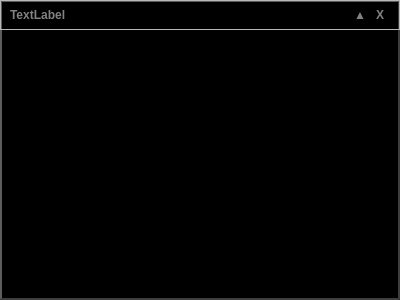
<?xml version="1.0" encoding="UTF-8"?>
<ui version="4.0">
 <class>ATCDialog</class>
 <widget class="QDialog" name="ATCDialog">
  <property name="geometry">
   <rect>
    <x>0</x>
    <y>0</y>
    <width>400</width>
    <height>300</height>
   </rect>
  </property>
  <property name="windowTitle">
   <string>Dialog</string>
  </property>
  <property name="styleSheet">
   <string notr="true">QDialog
{
	background-color: #000000;
}

QFrame#frameDialog
{
	background-color: #000000;
	border-style: outset;
	border-width: 2px;
	border-color: #3e3e3e;
}

QPushButton#buttonClose
{
	color: #828282;
	background-color: #000000;
	border-style: none;
	font: bold;
}

QPushButton#buttonClose::hover
{
	color: #ffffff;
	background-color: #000000;
	border-style: none;
	font: bold;
}

QPushButton#buttonMinMax
{
	color: #828282;
	background-color: #000000;
	border-style: none;
	font: bold;
}

QPushButton#buttonMinMax::hover
{
	color: #ffffff;
	background-color: #000000;
	border-style: none;
	font: bold;
}

QLabel#labelTitle
{
	color: #828282;
	font: bold;
}

QPushButton
{
	color: #c8c8c8;
	font: 12px;
	background-color: #000000;
	border-style: outset;
	border-width: 2px;
	border-color: #3e3e3e;
}

QPushButton::hover
{
	background-color: #2d2d2d;
}

QPushButton::pressed
{
	background-color: #3c3c3c;
}
</string>
  </property>
  <widget class="QFrame" name="frameDialog">
   <property name="geometry">
    <rect>
     <x>0</x>
     <y>0</y>
     <width>400</width>
     <height>300</height>
    </rect>
   </property>
   <property name="frameShape">
    <enum>QFrame::StyledPanel</enum>
   </property>
   <property name="frameShadow">
    <enum>QFrame::Raised</enum>
   </property>
   <widget class="QFrame" name="frameTitleBar">
    <property name="geometry">
     <rect>
      <x>0</x>
      <y>0</y>
      <width>400</width>
      <height>30</height>
     </rect>
    </property>
    <property name="frameShape">
     <enum>QFrame::StyledPanel</enum>
    </property>
    <property name="frameShadow">
     <enum>QFrame::Raised</enum>
    </property>
    <widget class="QPushButton" name="buttonMinMax">
     <property name="geometry">
      <rect>
       <x>350</x>
       <y>5</y>
       <width>20</width>
       <height>20</height>
      </rect>
     </property>
     <property name="sizePolicy">
      <sizepolicy hsizetype="Fixed" vsizetype="Fixed">
       <horstretch>20</horstretch>
       <verstretch>20</verstretch>
      </sizepolicy>
     </property>
     <property name="minimumSize">
      <size>
       <width>20</width>
       <height>20</height>
      </size>
     </property>
     <property name="baseSize">
      <size>
       <width>0</width>
       <height>0</height>
      </size>
     </property>
     <property name="focusPolicy">
      <enum>Qt::NoFocus</enum>
     </property>
     <property name="text">
      <string>▲</string>
     </property>
    </widget>
    <widget class="QPushButton" name="buttonClose">
     <property name="geometry">
      <rect>
       <x>370</x>
       <y>5</y>
       <width>20</width>
       <height>20</height>
      </rect>
     </property>
     <property name="sizePolicy">
      <sizepolicy hsizetype="Fixed" vsizetype="Fixed">
       <horstretch>20</horstretch>
       <verstretch>20</verstretch>
      </sizepolicy>
     </property>
     <property name="minimumSize">
      <size>
       <width>20</width>
       <height>20</height>
      </size>
     </property>
     <property name="baseSize">
      <size>
       <width>0</width>
       <height>0</height>
      </size>
     </property>
     <property name="focusPolicy">
      <enum>Qt::NoFocus</enum>
     </property>
     <property name="text">
      <string>X</string>
     </property>
    </widget>
    <widget class="QLabel" name="labelTitle">
     <property name="geometry">
      <rect>
       <x>10</x>
       <y>0</y>
       <width>200</width>
       <height>30</height>
      </rect>
     </property>
     <property name="text">
      <string>TextLabel</string>
     </property>
    </widget>
   </widget>
  </widget>
 </widget>
 <resources/>
 <connections/>
</ui>
